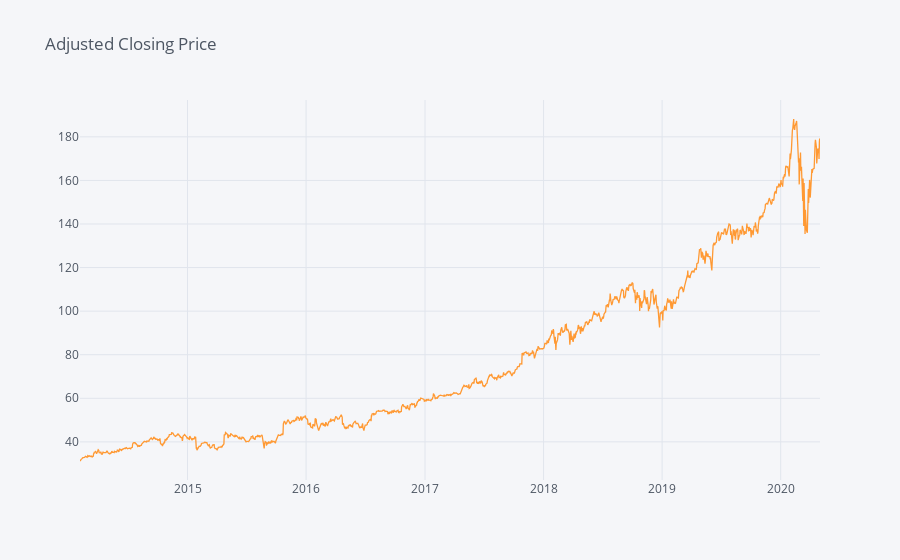

Here is the notebook cell this chart was saved with:
### Markdown cell above
We can also use Adjusted closing prices of stocks. Adjusted Closing Prices accurately reflect the stocks' value after accounting for any corporate actions such as stock splits, dividends / distributions and rights offerings.

### Code cell
ms_adj_close = ms_graph = MSFT.loc[:,'Adj Close'].iplot(title='Adjusted Closing Price')

### Figure 1 — Plotly figure (JSON) as saved in the notebook; plotly's stock layout.template omitted (floating-point values rounded to 4 significant figures; data arrays with more than 128 entries replaced by an {"elided": "..."} marker saying what was removed)
{"data": [{"line": {"color": "rgba(255, 153, 51, 1.0)", "dash": "solid", "shape": "linear", "width": 1.3}, "mode": "lines", "name": "Adj Close", "text": "", "type": "scatter", "x": {"elided": "1572 str values"}, "y": {"elided": "1572 float values"}}], "layout": {"legend": {"bgcolor": "#F5F6F9", "font": {"color": "#4D5663"}}, "paper_bgcolor": "#F5F6F9", "plot_bgcolor": "#F5F6F9", "title": {"font": {"color": "#4D5663"}, "text": "Adjusted Closing Price"}, "xaxis": {"gridcolor": "#E1E5ED", "showgrid": true, "tickfont": {"color": "#4D5663"}, "title": {"font": {"color": "#4D5663"}, "text": ""}, "zerolinecolor": "#E1E5ED"}, "yaxis": {"gridcolor": "#E1E5ED", "showgrid": true, "tickfont": {"color": "#4D5663"}, "title": {"font": {"color": "#4D5663"}, "text": ""}, "zerolinecolor": "#E1E5ED"}}}
